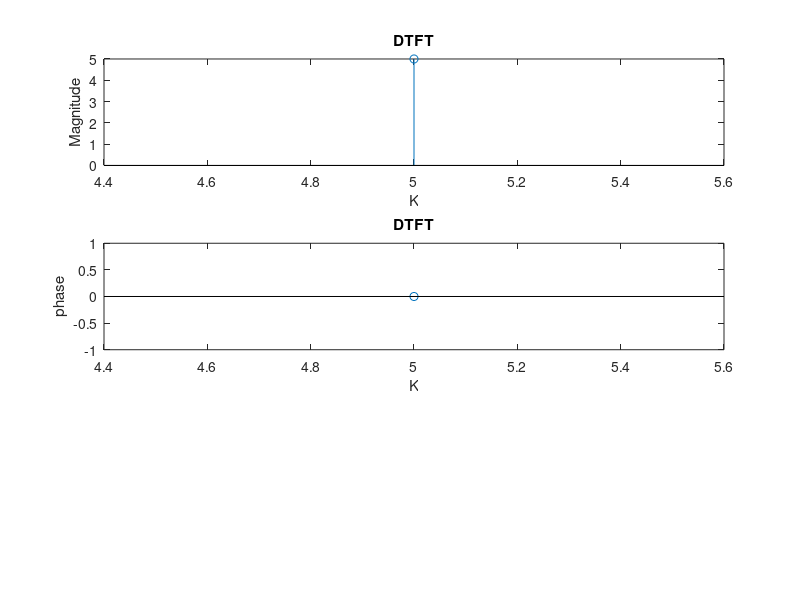

Write the MATLAB code that produced this figure.
% Write a MATLAB program to find the DTFT of a given sequence.
x=input('Enter the sequence : ');
N=length(x);
n=0:N-1;
K=0:N-1;
wn=exp(-j*2*pi/N);
nK=n'*K;
wNnK=wn.^nK;
df=x*wNnK;
subplot(3,1,1);
stem(x,abs(df));
title('DTFT');
xlabel('K');
ylabel('Magnitude');
subplot(3,1,2);
stem(x,angle(df));
title('DTFT');
xlabel('K');
ylabel('phase');
disp(df)















